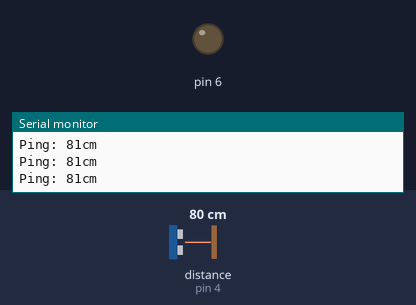
The sketch below on a simulated Arduino Uno, built with avr-gcc and run on an emulated ATmega328P. On the bench: output pins drawn as LEDs (lit = HIGH), the last lines printed to the serial monitor. The inputs (shaded band) are chosen by the test bench; at power-on: distance to the obstacle (sensor on pin 4) 80 cm. The echo pulse lasts 58.3 µs per cm.

Above: at 1.2 s.
1.3 s: distance to the obstacle (sensor on pin 4) set to 52 cm
2.8 s: distance to the obstacle (sensor on pin 4) set to 46 cm
At 4.0 s:
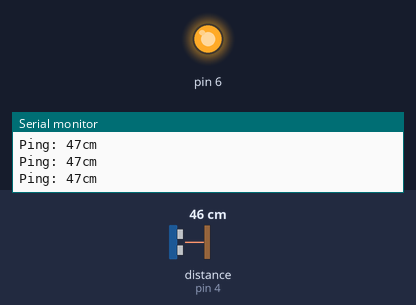
4.3 s: distance to the obstacle (sensor on pin 4) set to 60 cm
At 5.2 s:
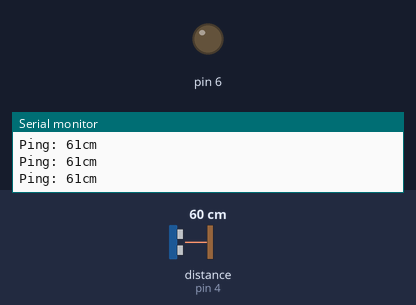
5.8 s: distance to the obstacle (sensor on pin 4) set to 2 cm
At 6.3 s:
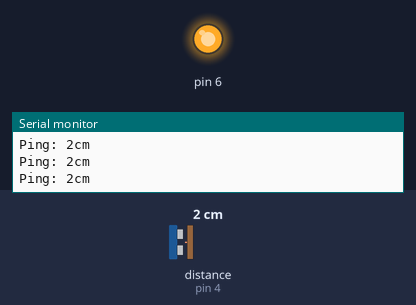
Timing chart, 0 to 8.3 s (numbered marks = the images above; inputs shaded):
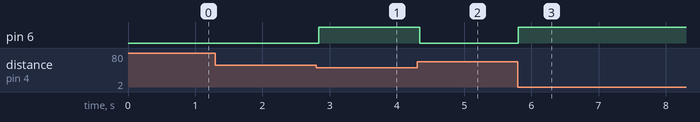

The sketch:

Ultra_pingi.ino
```cpp
#include <NewPing.h>

#define TRIGGER_PIN  3
#define ECHO_PIN     4
#define MAX_DISTANCE 200

NewPing sonar(TRIGGER_PIN, ECHO_PIN, MAX_DISTANCE);
int distance;


void setup() {
  Serial.begin(115200);
  pinMode(6,OUTPUT);
}

void loop() {
  delay(50);
  int uS = sonar.ping();
  Serial.print("Ping: ");
  distance=uS / US_ROUNDTRIP_CM;
  Serial.print(distance);
  Serial.println("cm");
  if (distance<50){
    digitalWrite(6,HIGH);
  }
  else{
    digitalWrite(6,LOW);
  }
}

void blink(){


}
```

Measured:
- the behaviour switches between 49 and 48 cm on distance to the obstacle (sensor on pin 4) (found by bisection; images 0 and 1)
- after the input at 2.8 s, pin 6: LOW → HIGH at once
- after the input at 4.3 s, pin 6: HIGH → LOW at once
- after the input at 5.8 s, pin 6: LOW → HIGH at once
